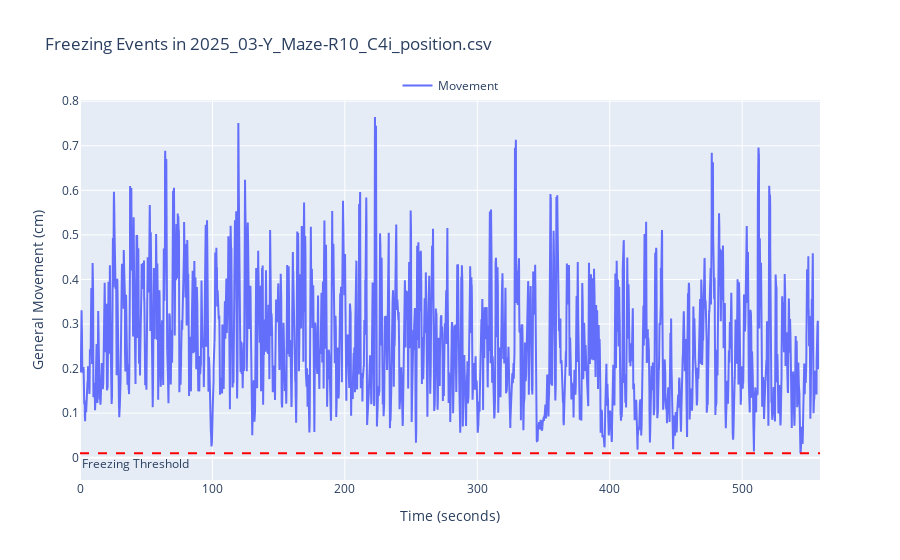

Notebook cell for this chart:
### Markdown cell above
---
#### 4.  We can also measure other behaviours, such as freezing

### Code cell
# Plot freezing events
rst.plot_freezing(params, example_path)

### Figure 1 — Plotly figure (JSON) as saved in the notebook; plotly's stock layout.template omitted (floating-point values rounded to 4 significant figures; data arrays with more than 128 entries replaced by an {"elided": "..."} marker saying what was removed)
{"data": [{"mode": "lines", "name": "Movement", "type": "scatter", "x": {"elided": "13945 float values"}, "y": {"elided": "13945 float values"}}], "layout": {"annotations": [{"showarrow": false, "text": "Freezing Threshold", "x": 0, "xanchor": "left", "xref": "x domain", "y": 0.01, "yanchor": "top", "yref": "y"}], "legend": {"orientation": "h", "x": 0.5, "xanchor": "center", "y": 1, "yanchor": "bottom"}, "shapes": [{"line": {"color": "red", "dash": "dash"}, "type": "line", "x0": 0, "x1": 1, "xref": "x domain", "y0": 0.01, "y1": 0.01, "yref": "y"}], "showlegend": true, "title": {"text": "Freezing Events in 2025_03-Y_Maze-R10_C4i_position.csv"}, "xaxis": {"range": [0, 558.8], "title": {"text": "Time (seconds)"}}, "yaxis": {"range": [-0.05, 0.8027], "title": {"text": "General Movement (cm)"}}}}
